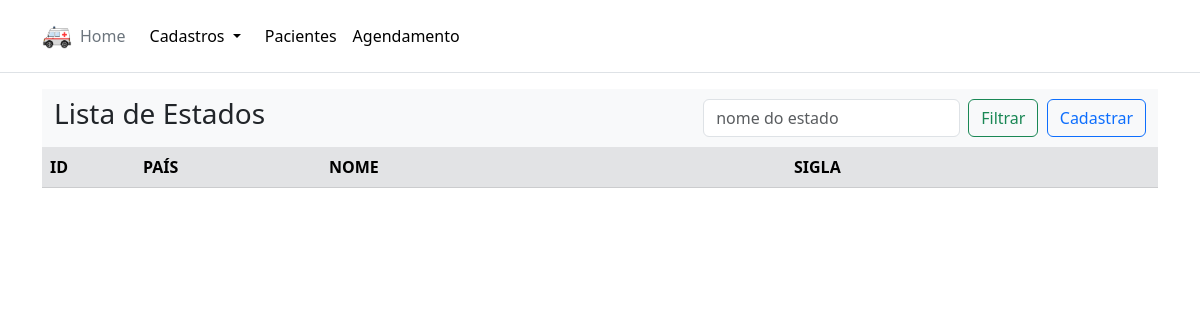
/estados, run on an earlier commit of the app's database.
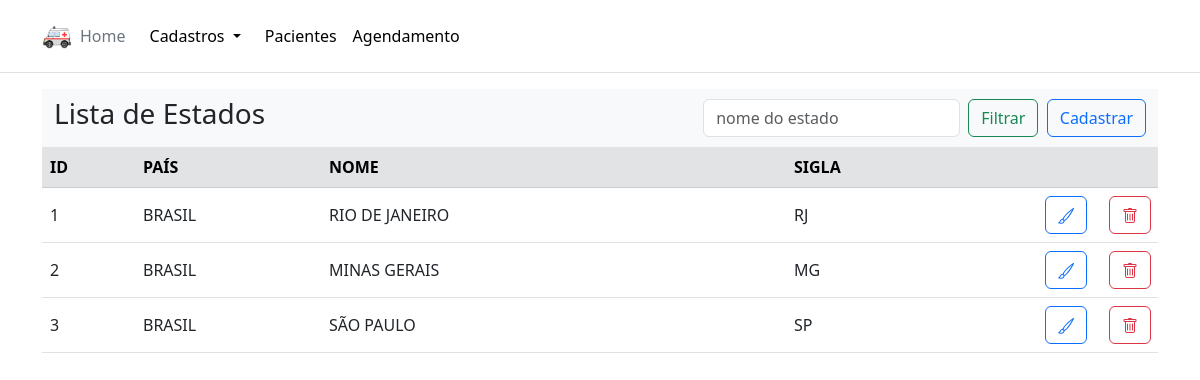
And on a later commit of the database.
### models.py (models this page shows, shortened)
class Estado (Base):
    __tablename__ = "ESTADO"
    estado_id = Column(INTEGER, primary_key=True)
    pais_id = Column(INTEGER)
    nome = Column(TEXT(250))
    sigla = Column(TEXT(3))

### app.py (the view)
@app.route("/estados")
def estados():
    nome = request.args.get('nome', default = '', type = str)
    if nome == '':
        sql = session.query(Estado, Pais).join(Estado, Estado.pais_id == Pais.pais_id).all()
    else:
        sql = session.query(Estado, Pais).filter(ilike_op(Estado.nome,f'%{nome}%')).join(Estado, Estado.pais_id == Pais.pais_id).all()
    return render_template('estados.html', results=sql)

### templates/estados.html (shortened to what this page needs)
{% extends 'base.html' %}
{% block content %}
    <nav class="navbar navbar-expand-lg bg-body-tertiary">
        <div class="container-fluid">
        <div class="collapse navbar-collapse" id="navbarSupportedContent">
            <h3>Lista de Estados</h3>
            <form class="d-flex" role="search">
            <input class="form-control me-2" id="nome" name="nome" type="search" placeholder="nome do estado" aria-label="Search">
            <button class="btn btn-outline-success" type="submit">Filtrar</button>
            </form>
            <a class="btn btn-outline-primary d-inline-flex align-items-center" href="/estados/novo" role="button">Cadastrar</a>
        </div>
        </div>
    </nav>
    <table class="table table-hover">
        <thead>
            <tr class="table-secondary">
                <th class="col-1">ID</th>
                <th class="col-2">PAÍS</th>
                <th class="col-5">NOME</th>
                <th class="col-2">SIGLA</th>
                <th class="col-2"></th>
        </thead>
        <tbody>
        {% for result in results %}
            <tr>
                <td class="col-1 align-middle">{{ result.Estado.estado_id }}</td>
                <td class="col-2 align-middle">{{ result.Pais.nome }}</td>
                <td class="col-5 align-middle">{{ result.Estado.nome }}</td>
                <td class="col-2 align-middle">{{ result.Estado.sigla }}</td>
                <td class="col-1 align-middle">
                    <div class="row buttons justify-content-end">
                        <div class="col-2">
                            <a class="btn btn-outline-primary" href="/estados/editar/{{result.Estado.estado_id}}">
                            </a>
                        </div>
                        <div class="col-2"></div>
                        <div class="col-2">
                            <button type="button" class="btn btn-outline-danger" data-bs-toggle="modal" data-bs-target="#staticBackdrop">
                            </button>
                        </div>
                        <div class="col-2"></div>
                    </div>
                </td>
            </tr>
        {% endfor %}
        </tbody>
    </table>
{% endblock %}

What changed in the data, as far as the page shows it:
added Estado: Estado.estado_id "1", Pais.nome "BRASIL", Estado.nome "RIO DE JANEIRO", Estado.sigla "RJ"
added Estado: Estado.estado_id "2", Pais.nome "BRASIL", Estado.nome "MINAS GERAIS", Estado.sigla "MG"
added Estado: Estado.estado_id "3", Pais.nome "BRASIL", Estado.nome "SÃO PAULO", Estado.sigla "SP"
